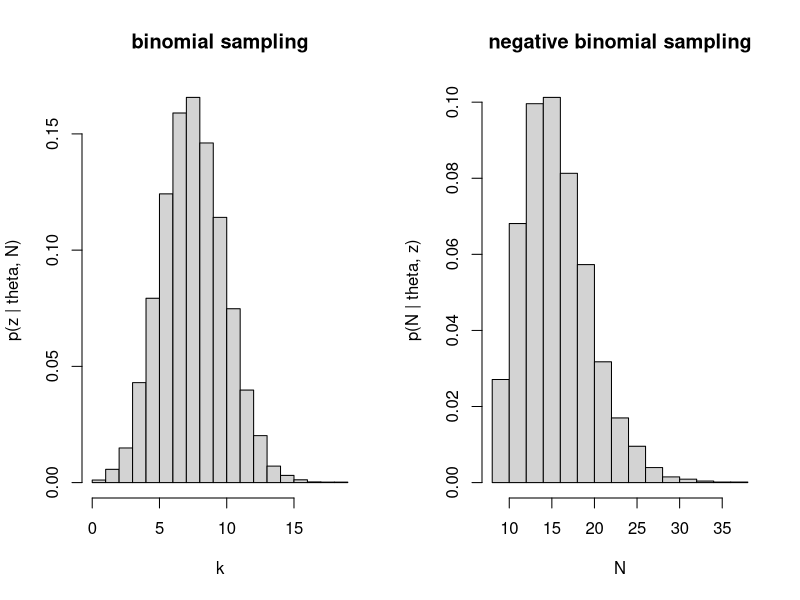

The R script that drew this image:
x1 <- rnorm(30, mean = 55, sd = 5)
x2 <- rnorm(30, mean = 50, sd = 5)

bootstrap <- function(diff, samples = 100) {
    sapply(1:samples, function(i) 
          (mean(sample(diff, length(diff), replace = TRUE))))
}

#boot <- bootstrap(x1 - x2)
#term <- qt(0.975, 29) * sd(boot)
#cis <- c(mean(boot) - term, mean(boot) + term)


# example I will use; written for clarity, not efficiency ;)
dat <- c(0, 0, 1, 1, 0, 1, 0, 1, 1, 0, 0, 0, 0, 0, 1, 0, 0, 1, 0, 0, 0, 0, 0, 0, 0, 1)

binom.boot <- function(dat, samples = 10000) {
    n <- length(dat) # is fixed!
    result <- numeric(samples)

    for (i in 1:samples) {
        draw <- sample(dat, n, replace = TRUE)
        result[i] <- sum(draw)
    }

    result
}

nbinom.boot <- function(dat, samples = 10000) {
    k <- sum(dat) # is fixed!
    result <- numeric(samples)

    for (i in 1:samples) {
        ss <- sample(c(0, 1), 1, prob = c(0.5, 0.5))

        while (sum(ss) != k) {
            ss <- c(ss, sample(c(0, 1), 1, prob = c(0.5, 0.5)))
        }

        result[i] <- length(ss)
    }
    result
}


b1 <- binom.boot(dat)
b2 <- nbinom.boot(dat)
par(mfrow = c(1,2))
hist(b1, main = "binomial sampling", xlab = "k", freq = FALSE, ylab = "p(z | theta, N)")
hist(b2, main = "negative binomial sampling", xlab = "N", freq = FALSE, ylab = "p(N | theta, z)")

# testing
n <- length(b1)
compute.p <- function(boot) {
    b <- sort(boot)
    n <- length(boot)

    crit.low <- b[0.025 * n]
    crit.high <- b[0.975 * n]

    # two tailed
    p <- sum(boot >= crit.high) / n + sum(boot <= crit.low) / n
    p
}

binom.p <- compute.p(b1)
nbinom.p <- compute.p(b2)

# why do the p-values not differ? where is the error?

# without bootstrap
binom.p2 <- pbinom(8, 26, 0.5) * 2
nbinom.p2 <- pnbinom(8, 26, 0.5) * 2

all.ps <- rbind(c(binom.p, binom.p2), c(nbinom.p, nbinom.p2))
colnames(all.ps) <- c('bootstrap', 'not bootstrap')
rownames(all.ps) <- c('binomial', 'neg binomial')
